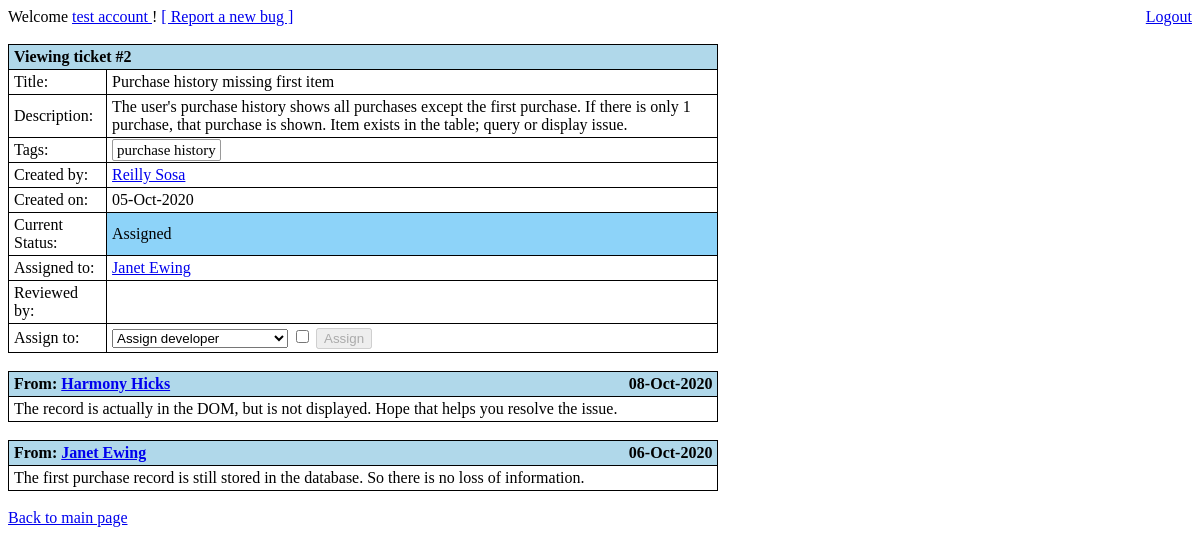
Screenshot of /view_ticket_info.php?t=2 (signed in) with the database file from the repository.
### tables this page shows
CREATE TABLE IF NOT EXISTS `accounts` (
  `id` varchar(10) NOT NULL,
  `first_name` varchar(16) NOT NULL,
  `last_name` varchar(16) NOT NULL,
  `password` varchar(20) NOT NULL,
  `dob` date NOT NULL,
  `account_type` varchar(16) NOT NULL,
  `experience` tinyint(4) NOT NULL,
  PRIMARY KEY (`id`)
);

CREATE TABLE IF NOT EXISTS `tickets` (
  `id` smallint(5) NOT NULL AUTO_INCREMENT,
  `title` varchar(80) NOT NULL,
  `description` text NOT NULL,
  `created_by` varchar(10) NOT NULL,
  `created_date` date NOT NULL,
  `tags` varchar(127) NOT NULL,
  `status` varchar(16) NOT NULL,
  `assigned_to` varchar(10) NOT NULL,
  `reviewed_by` varchar(10) NOT NULL,
  `duplicate_of` smallint(5) DEFAULT NULL,
  PRIMARY KEY (`id`)
);

CREATE TABLE IF NOT EXISTS `comments` (
  `ticket_id` smallint(5) NOT NULL,
  `account_id` varchar(10) NOT NULL,
  `created_date` date NOT NULL,
  `comment` text NOT NULL,
  PRIMARY KEY (`ticket_id`,`account_id`,`created_date`)
);

### include/funcs/sql_funcs.php (called while the page is built, shortened)
<?php
	require_once("include/class/ClassAccount.php");
	require_once("include/class/ClassTicket.php");
	function str_clean(&$string){
		return mysqli_real_escape_string($GLOBALS['mysql_link'], trim($string));;
	}
	function db_query($query){
		$result = mysqli_query($GLOBALS['mysql_link'], $query);
		$error = mysqli_error($GLOBALS['mysql_link']);
		return $result;
	}
	function get_comments($ticket_id){
		$ticket_id = (int)$ticket_id;
		$query = db_query("SELECT * FROM `comments` WHERE `ticket_id` = {$ticket_id} ORDER BY `created_date` DESC;");
		$output = [];
		while($row = mysqli_fetch_assoc($query)){
			$output[] = $row;
		}
		return $output;
	}
?>

### include/class/ClassAccount.php (called while the page is built, shortened)
<?php
	require_once("include/funcs/sql_funcs.php");
	class Account{
		private $first_name;
		private $last_name;
		private $account_type;
		function __construct($id){
			$id = str_clean($id);
			$query = db_query("SELECT * FROM `accounts` WHERE `id` = '{$id}' LIMIT 1;");
			$result = mysqli_fetch_assoc($query);
			if(mysqli_num_rows($query) == 1){
				$this->id = $result['id'];
				$this->first_name = $result['first_name'];
				$this->last_name = $result['last_name'];
				$this->account_type = $result['account_type'];
			}else{
				throw new Exception("User not found.");
			}
		}
		function get_full_name(){
			return $this->first_name . " " . $this->last_name;
		}
		function is_norm(){
			return ($this->account_type == "user");
		}
		function is_tri(){
			return $this->account_type == "triager";
		}
		function is_admin(){
			return ($this->account_type == "admin" || $this->account_type == "administrator");
		}
	}
?>

### include/class/ClassTicket.php (called while the page is built, shortened)
<?php
	require_once("include/funcs/sql_funcs.php");
	class Ticket{
		private $created_by;
		private $created_date;
		private $title;
		private $description;
		private $tags;
		private $status;
		private $assigned_to;
		function __construct($ticket_id, $as_user = NULL){
			$ticket_id = str_clean($ticket_id);
			$query = db_query("SELECT * FROM `tickets` WHERE `id` = '{$ticket_id}' LIMIT 1;");
			$result = mysqli_fetch_assoc($query);
			if(mysqli_num_rows($query) == 1){
				$this->ticket_id = $result['id'];
				$this->title = $result['title'];
				$this->description = $result['description'];
				$this->created_by =  new Account($result['created_by']);
				$this->created_date = $result['created_date'];
				$this->tags = $result['tags'];
				$this->status = $result['status'];
				if(!is_null($as_user)){
					$this->viewed_by = new Account(str_clean($as_user));
					if(!$this->viewed_by->is_norm()){
						try{
							$this->assigned_to = new Account($result['assigned_to']);
						}catch(Exception $e){
						}
					}
				}
			}else{
				throw new Exception("Ticket not found.");
			}
		}
		function get_created_by(){
			return $this->created_by;
		}
		function get_created_date(){
			return $this->created_date;
		}
		function get_title(){
			return $this->title;
		}
		function get_description(){
			return $this->description;
		}
		function get_tags(){
			return $this->tags;
		}
		function get_status(){
			return $this->status;
		}
		function get_assigned_to(){
			return $this->assigned_to;
		}
	}
?>

### view_ticket_info.php (the view, shortened to what this page needs)
<?php
	require_once("include/funcs/sql_funcs.php");
	$account = new Account($_SESSION['username']);
	try{
		$ticket = new Ticket((int)$_GET['t'], $_SESSION['username']);
	}catch(Exception $e){
		header("location: view_all_tickets.php");
		@mysqli_close($GLOBALS['mysql_link']);
		exit();
	}
?>
<!DOCTYPE html>
<html lang='en'>
	<head>
		<link rel='stylesheet' href='include/css/main.css'>
	</head>
	<body>
		<?php include("include/templates/header.php"); ?>
		<table id='ticket_details' class='basic_table' style='width:60%;'>
			<tr>
				<td colspan='2'>
					Viewing ticket #<?php echo (int)$_GET['t']; ?>
				</td>
			</tr>
			<tr>
				<td>
					Title:
				</td>
				<td>
					<?php echo $ticket->get_title(); ?>
				</td>
			</tr>
			<tr>
				<td>
					Description:
				</td>
				<td>
					<?php echo $ticket->get_description(); ?>
				</td>
			</tr>
			<tr>
				<td>
					Tags:
				</td>
				<td>
					<?php
						$tag_array = explode(",", $ticket->get_tags());
						foreach($tag_array as $tag){
					?>
							<span class='ticket_tag' style='cursor:auto;'>
									<?php echo $tag; ?>
							</span>
					<?php
						}
					?>
				</td>
			</tr>
			<tr>
				<td>
					Created by:
				</td>
				<td>
					<a href='account_info.php?a=<?php echo $ticket->get_created_by()->id; ?>'>
						<?php echo $ticket->get_created_by()->get_full_name(); ?>
					</a>
				</td>
			</tr>
			<tr>
				<td>
					Created on:
				</td>
				<td>
					<?php echo date('d-M-Y', strtotime($ticket->get_created_date())); ?>
				</td>
			</tr>
			<tr>
				<td>
					Current Status:
				</td>
				<td class='<?php echo $ticket->get_status(); ?>_ticket'>
					<?php echo ucfirst($ticket->get_status()); ?>
				</td>
			</tr>
			<?php
				if(!$account->is_norm()){
			?>
					<tr>
						<td>
							Assigned to:
						</td>
						<td>
							<?php echo (is_object($ticket->get_assigned_to()) ? "<a href='account_info.php?a={$ticket->get_assigned_to()->id}'>{$ticket->get_assigned_to()->get_full_name()}</a>" : ""); ?>
						</td>
					</tr>
					<tr>
						<td>
							Reviewed by:
						</td>
						<td>
						</td>
					</tr>
			<?php
				}
				if($account->is_tri() || $account->is_admin()){
			?>
					<tr>
						<td>
							Assign to:
						</td>
						<td>
							 <form action='ticket_assign.php' method='POST'>
								<select name='developer'>
									<option value='0'>Assign developer</option>
								</select>
								<input type='checkbox' class='confirm_checkbox' name='ticket_id' value='<?php echo $ticket->ticket_id; ?>' />
								<input type='submit' id='confirm_<?php echo $ticket->ticket_id; ?>' value='Assign' disabled/>
							</form>
						</td>
					</tr>
			<?php
				}
			?>
		</table>
		<br />
		<?php
			$all_comments = get_comments((int)$_GET['t']);
			foreach($all_comments as $this_comment){
				$poster = new Account($this_comment['account_id']);
		?>
				<table class='basic_table' style='width:60%;'>
					<tr>
						<td>
							<span style='float:left'>From: <a href='account_info.php?a=<?php echo $this_comment['account_id']; ?>'><?php echo $poster->get_full_name(); ?></a></span> <span style='float:right'><?php echo date('d-M-Y', strtotime($this_comment['created_date'])); ?></span>
						</td>
					</tr>
					<tr>
						<td>
							<?php echo $this_comment['comment']; ?>
						</td>
					</tr>
				</table>
				<br />
		<?php
			}
		?>
		<a href='view_all_tickets.php'>Back to main page</a>
	</body>
</html>

### include/templates/header.php
<div style='float:left;'>
	Welcome
	<a href='#'>
		<?php echo $account->get_full_name(); ?>
	</a>!
	<a href='report_bug.php'>
		[ Report a new bug ]
	</a>
</div>
<div style='float:right;'>
	<a href='logout.php'>
		Logout
	</a>
</div>
<br />
<br />

### include/css/main.css (style rules this page uses)
.basic_table { border: 1px solid #000000; border-collapse: collapse; }
.basic_table tr td { border: 1px solid #000000; padding: 3px 5px; }
.basic_table tr:first-child td { background-color:#B0D8EA; font-weight: bold; }
.ticket_tag { border-radius: 2px; border: 1px solid #999999; font-size: 15px; padding: 2px 4px; margin-right: 3px; cursor: pointer; }
.assigned_ticket { background-color: #8DD3F9; }

### rows the page displays
accounts: $account->get_full_name() "test account"
tickets: title "Purchase history missing first item", description "The user's purchase history shows all purchases except the first purchase. If there is only 1 purchase, that purchase is shown. Item exists in the table; query or display issue.", tags "purchase history", created_date "05-Oct-2020", status "Assigned"
accounts: $ticket->get_created_by()->get_full_name() "Reilly Sosa"
accounts: $ticket->get_assigned_to()->get_full_name() "Janet Ewing"
comments: account.last_name "Harmony Hicks", created_date "08-Oct-2020", comment "The record is actually in the DOM, but is not displayed. Hope that helps you resolve the issue."
comments: account.last_name "Janet Ewing", created_date "06-Oct-2020", comment "The first purchase record is still stored in the database. So there is no loss of information."

### other values shown
$_GET['t'] "2"
